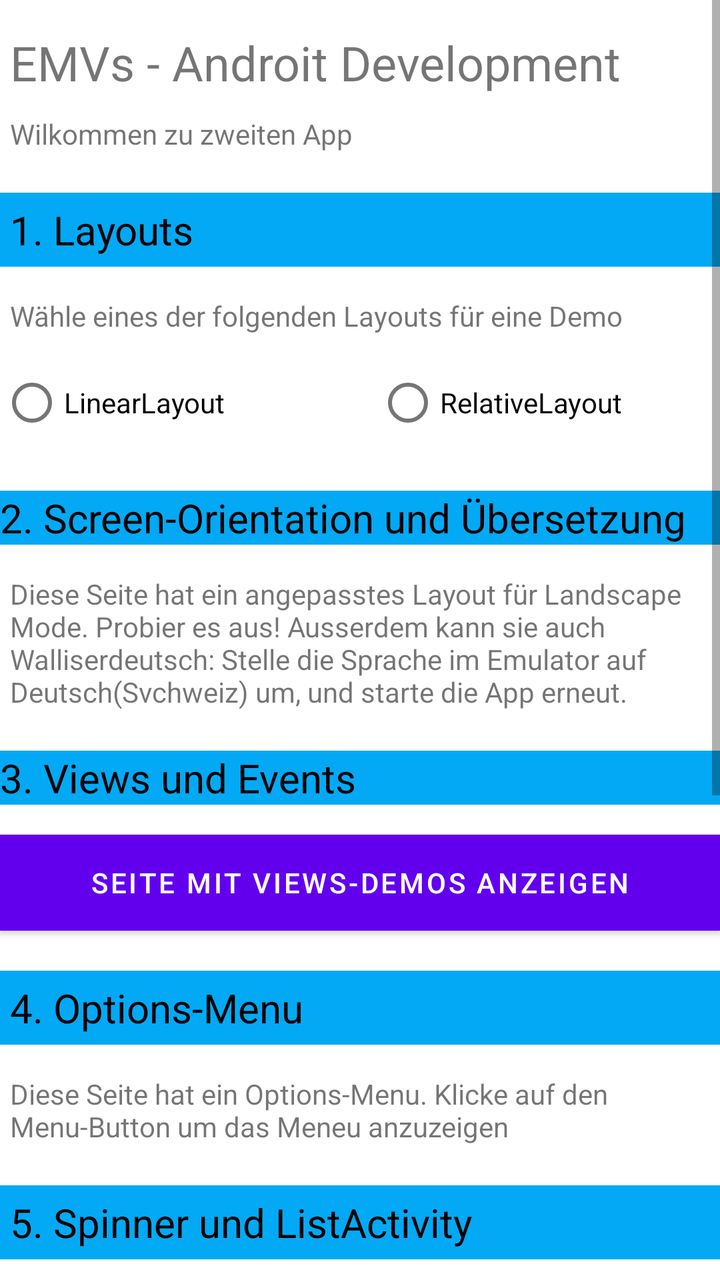
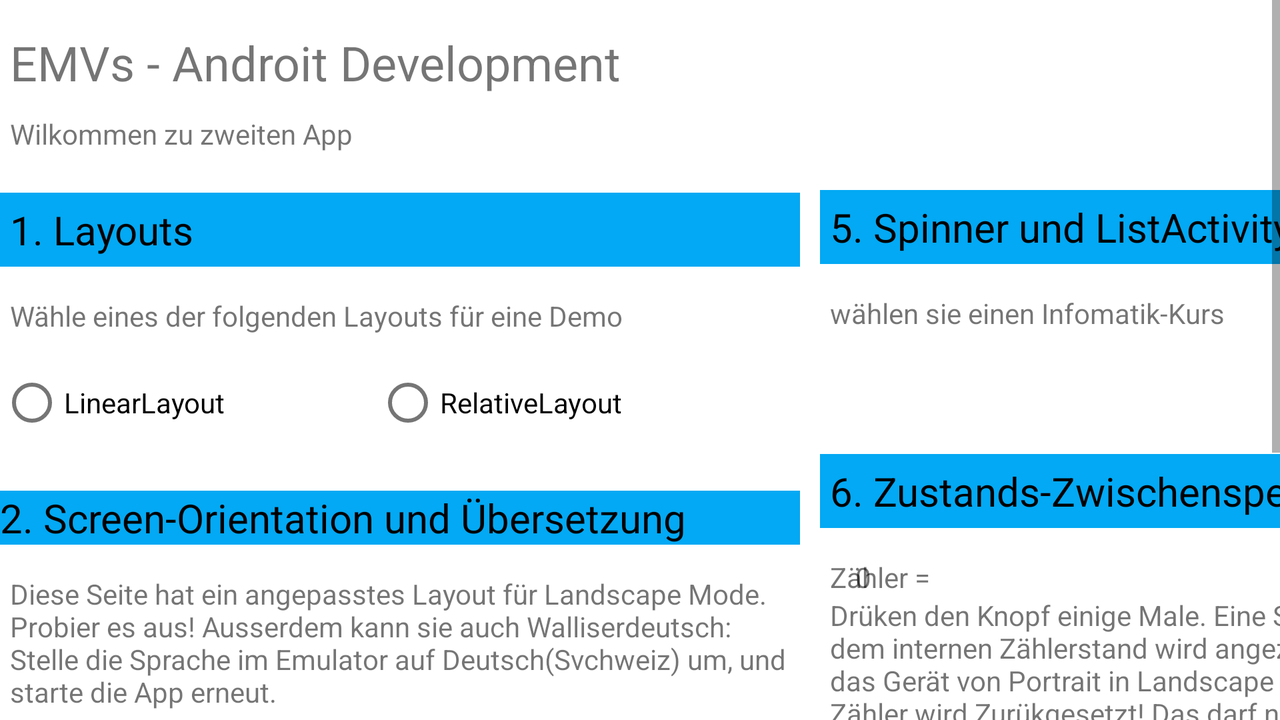

An Android layout and its configuration variant, each rendered on a device that would load it. The default file and the variant file are quoted in full after the pictures.
<!-- AndroidManifest.xml: application theme Theme.UIDemo -->
<!-- res/layout/layout_demo_activity.xml -->
<?xml version="1.0" encoding="utf-8"?>
<androidx.constraintlayout.widget.ConstraintLayout xmlns:android="http://schemas.android.com/apk/res/android"
    xmlns:app="http://schemas.android.com/apk/res-auto"
    xmlns:tools="http://schemas.android.com/tools"
    android:layout_width="match_parent"
    android:layout_height="match_parent"
    tools:context=".MainActivity">

    <ScrollView
        android:layout_width="match_parent"
        android:layout_height="match_parent">

        <LinearLayout
            android:layout_width="match_parent"
            android:layout_height="wrap_content"
            android:orientation="vertical">

            <TextView
                android:id="@+id/textView"
                android:layout_width="match_parent"
                android:layout_height="wrap_content"
                android:layout_marginStart="5sp"
                android:layout_marginLeft="15sp"
                android:layout_marginTop="15sp"
                android:layout_marginEnd="15sp"
                android:layout_marginRight="15sp"
                android:layout_marginBottom="10sp"
                android:text="@string/emvs_android_development"
                android:textSize="24sp" />

            <TextView
                android:id="@+id/textView2"
                android:layout_width="match_parent"
                android:layout_height="wrap_content"
                android:layout_marginStart="5sp"
                android:text="@string/wilkommen_zu_zweiten_app" />

            <TextView
                android:id="@+id/textView4"
                android:layout_width="match_parent"
                android:layout_height="wrap_content"
                android:layout_marginTop="20sp"
                android:layout_marginBottom="15sp"
                android:background="#03A9F4"
                android:padding="5sp"
                android:text="@string/_1_layouts"
                android:textColor="#000000"
                android:textSize="20sp" />

            <TextView
                android:id="@+id/textView5"
                android:layout_width="match_parent"
                android:layout_height="wrap_content"
                android:layout_marginStart="5sp"
                android:text="@string/w_hle_eines_der_folgenden_layouts_f_r_eine_demo" />

            <RadioGroup
                android:id="@+id/radianStyle"
                android:layout_width="match_parent"
                android:layout_height="match_parent"
                android:layout_marginTop="10sp"
                android:orientation="horizontal">

                <RadioButton
                    android:id="@+id/radioButtonLinearLayout"
                    android:layout_width="188dp"
                    android:layout_height="wrap_content"
                    android:text="@string/linearlayout" />

                <RadioButton
                    android:id="@+id/radioButtonRelativeLayout"
                    android:layout_width="191dp"
                    android:layout_height="wrap_content"
                    android:layout_weight="1"
                    android:text="@string/relativelayout" />

            </RadioGroup>

            <TextView
                android:id="@+id/textView6"
                android:layout_width="match_parent"
                android:layout_height="wrap_content"
                android:layout_marginTop="20sp"
                android:layout_marginBottom="15sp"
                android:layout_weight="1"
                android:background="#03A9F4"
                android:text="@string/_2_screen_orientation_und_bersetzung"
                android:textColor="#000000"
                android:textSize="20sp" />

            <TextView
                android:id="@+id/textView7"
                android:layout_width="match_parent"
                android:layout_height="wrap_content"
                android:layout_marginStart="5sp"
                android:text="@string/diese_seite_hat_ein_angepasstes_layout_f_r_landscape_mode_probier_es_aus_ausserdem_kann_sie_auch_walliserdeutsch_stelle_die_sprache_im_emulator_auf_deutsch_svchweiz_um_und_starte_die_app_erneut" />

            <TextView
                android:id="@+id/textView8"
                android:layout_width="match_parent"
                android:layout_height="wrap_content"
                android:layout_marginTop="20sp"
                android:layout_marginBottom="15sp"
                android:layout_weight="1"
                android:background="#03A9F4"
                android:text="@string/_3_views_und_events"
                android:textColor="#000000"
                android:textSize="20sp" />

            <Button
                android:id="@+id/button"
                android:layout_width="match_parent"
                android:layout_height="wrap_content"
                android:background="#9C27B0"
                android:text="@string/seite_mit_views_demos_anzeigen" />

            <TextView
                android:id="@+id/textView9"
                android:layout_width="match_parent"
                android:layout_height="wrap_content"
                android:layout_marginTop="20sp"
                android:layout_marginBottom="15sp"
                android:layout_weight="1"
                android:background="#03A9F4"
                android:padding="5sp"
                android:text="@string/_4_options_menu"
                android:textColor="#000000"
                android:textSize="20sp" />

            <TextView
                android:id="@+id/textView10"
                android:layout_width="match_parent"
                android:layout_height="wrap_content"
                android:layout_marginStart="5sp"
                android:text="@string/diese_seite_hat_ein_options_menu_klicke_auf_den_menu_button_um_das_meneu_anzuzeigen" />

            <TextView
                android:id="@+id/textView3"
                android:layout_width="match_parent"
                android:layout_height="wrap_content"
                android:layout_marginTop="20sp"
                android:layout_marginBottom="15sp"
                android:layout_weight="1"
                android:background="#03A9F4"
                android:padding="5sp"
                android:text="@string/_5_spinner_und_listactivity"
                android:textColor="#000000"
                android:textSize="20sp" />

            <TextView
                android:id="@+id/textView11"
                android:layout_width="match_parent"
                android:layout_height="wrap_content"
                android:layout_marginStart="5sp"
                android:text="@string/w_hlen_sie_einen_infomatik_kurs" />

            <Spinner
                android:id="@+id/spinner"
                android:layout_width="match_parent"
                android:layout_height="41dp"
                android:spinnerMode="dropdown" />

            <TextView
                android:id="@+id/textView12"
                android:layout_width="match_parent"
                android:layout_height="wrap_content"
                android:layout_marginTop="20sp"
                android:layout_marginBottom="15sp"
                android:layout_weight="1"
                android:background="#03A9F4"
                android:padding="5sp"
                android:text="@string/_6_zustands_zwischenspeicherung"
                android:textColor="#000000"
                android:textSize="20sp" />

            <LinearLayout
                android:layout_width="match_parent"
                android:layout_height="match_parent"
                android:orientation="horizontal">

                <TextView
                    android:id="@+id/textView14"
                    android:layout_width="5dp"
                    android:layout_height="wrap_content"
                    android:layout_marginStart="5sp"
                    android:layout_marginEnd="-300sp"
                    android:layout_weight="1"
                    android:text="@string/z_hler" />

                <TextView
                    android:id="@+id/textView15"
                    android:layout_width="0dp"
                    android:layout_height="wrap_content"
                    android:layout_marginStart="5sp"
                    android:layout_weight="1"
                    android:text="@string/_0" />

            </LinearLayout>

            <TextView
                android:id="@+id/textView16"
                android:layout_width="match_parent"
                android:layout_height="71dp"
                android:layout_marginStart="5sp"
                android:layout_weight="1"
                android:text="@string/dr_ken_den_knopf_einige_male_eine_snackbar_mit_dem_internen_z_hlerstand_wird_angezeigt_drehe_das_ger_t_von_portrait_in_landscape_modus_der_z_hler_wird_zur_kgesetzt_das_darf_nicht_sein" />

            <Button
                android:id="@+id/button3"
                android:layout_width="match_parent"
                android:layout_height="wrap_content"
                android:background="#9C27B0"
                android:text="@string/internen_zustand_hochz_hlen" />

            <TextView
                android:id="@+id/textView17"
                android:layout_width="match_parent"
                android:layout_height="wrap_content"
                android:layout_marginTop="20sp"
                android:layout_marginBottom="15sp"
                android:layout_weight="1"
                android:background="#03A9F4"
                android:padding="5sp"
                android:text="@string/_7_dialoge_und_noifications"
                android:textColor="#000000"
                android:textSize="20sp" />

            <TextView
                android:id="@+id/textView18"
                android:layout_width="match_parent"
                android:layout_height="wrap_content"
                android:layout_marginStart="5sp"
                android:layout_weight="1"
                android:text="@string/w_hle_ein_beispiel" />

            <Spinner
                android:id="@+id/spinner2"
                android:layout_width="match_parent"
                android:layout_height="wrap_content"
                android:spinnerMode="dialog" />

        </LinearLayout>
    </ScrollView>

</androidx.constraintlayout.widget.ConstraintLayout>
<!-- resources referenced by this layout -->
<resources>
  <string name="_0">0</string>
  <string name="_1_layouts">1. Layouts</string>
  <string name="_2_screen_orientation_und_bersetzung">2. Screen-Orientation und Übersetzung</string>
  <string name="_3_views_und_events">3. Views und Events</string>
  <string name="_4_options_menu">4. Options-Menu</string>
  <string name="_5_spinner_und_listactivity">5. Spinner und ListActivity</string>
  <string name="_6_zustands_zwischenspeicherung">6. Zustands-Zwischenspeicherung</string>
  <string name="_7_dialoge_und_noifications">7. Dialoge und Notifications</string>
  <string name="diese_seite_hat_ein_angepasstes_layout_f_r_landscape_mode_probier_es_aus_ausserdem_kann_sie_auch_walliserdeutsch_stelle_die_sprache_im_emulator_auf_deutsch_svchweiz_um_und_starte_die_app_erneut">Diese Seite hat ein angepasstes Layout für Landscape Mode. Probier es aus! Ausserdem kann sie auch Walliserdeutsch: Stelle die Sprache im Emulator auf Deutsch(Svchweiz) um, und starte die App erneut.</string>
  <string name="diese_seite_hat_ein_options_menu_klicke_auf_den_menu_button_um_das_meneu_anzuzeigen">Diese Seite hat ein Options-Menu. Klicke auf den Menu-Button um das Meneu anzuzeigen</string>
  <string name="dr_ken_den_knopf_einige_male_eine_snackbar_mit_dem_internen_z_hlerstand_wird_angezeigt_drehe_das_ger_t_von_portrait_in_landscape_modus_der_z_hler_wird_zur_kgesetzt_das_darf_nicht_sein">Drüken den Knopf einige Male. Eine Snackbar mit dem internen Zählerstand wird angezeigt, Drehe das Gerät von Portrait in Landscape Modus. Der Zähler wird Zurükgesetzt! Das darf nicht sein...</string>
  <string name="emvs_android_development">EMVs - Androit Development</string>
  <string name="internen_zustand_hochz_hlen">INTERNEN ZUSTAND HOCHZÄHLEN</string>
  <string name="linearlayout">LinearLayout</string>
  <string name="relativelayout">RelativeLayout</string>
  <string name="seite_mit_views_demos_anzeigen">SEITE MIT VIEWS-DEMOS ANZEIGEN</string>
  <string name="w_hle_ein_beispiel">Wähle ein Beispiel</string>
  <string name="w_hle_eines_der_folgenden_layouts_f_r_eine_demo">Wähle eines der folgenden Layouts für eine Demo</string>
  <string name="w_hlen_sie_einen_infomatik_kurs">wählen sie einen Infomatik-Kurs</string>
  <string name="wilkommen_zu_zweiten_app">Wilkommen zu zweiten App</string>
  <string name="z_hler">Zähler =</string>
  <style name="Theme.UIDemo" parent="Theme.MaterialComponents.DayNight.DarkActionBar">
          
          <item name="colorPrimary">@color/purple_500</item>
          <item name="colorPrimaryVariant">@color/purple_700</item>
          <item name="colorOnPrimary">@color/white</item>
          
          <item name="colorSecondary">@color/teal_200</item>
          <item name="colorSecondaryVariant">@color/teal_700</item>
          <item name="colorOnSecondary">@color/black</item>
          
          <item name="android:statusBarColor" tools:targetApi="l">?attr/colorPrimaryVariant</item>
          
      </style>
</resources>
<!-- res/layout-land/layout_demo_activity.xml (the repository's variant of the layout above) -->
<!-- drawn on the phone turned sideways -->
<?xml version="1.0" encoding="utf-8"?>
<androidx.constraintlayout.widget.ConstraintLayout xmlns:android="http://schemas.android.com/apk/res/android"
    xmlns:app="http://schemas.android.com/apk/res-auto"
    xmlns:tools="http://schemas.android.com/tools"
    android:layout_width="match_parent"
    android:layout_height="match_parent"
    tools:context=".MainActivity">

    <ScrollView
        android:layout_width="match_parent"
        android:layout_height="match_parent"
        app:layout_constraintBottom_toBottomOf="parent"
        app:layout_constraintEnd_toEndOf="parent"
        app:layout_constraintStart_toStartOf="parent"
        app:layout_constraintTop_toTopOf="parent">

        <LinearLayout
            android:layout_width="match_parent"
            android:layout_height="wrap_content"
            android:orientation="vertical">

            <TextView
                android:id="@+id/textView"
                android:layout_width="match_parent"
                android:layout_height="wrap_content"
                android:layout_marginStart="5sp"
                android:layout_marginLeft="15sp"
                android:layout_marginTop="15sp"
                android:layout_marginEnd="15sp"
                android:layout_marginRight="15sp"
                android:layout_marginBottom="10sp"
                android:text="@string/emvs_android_development"
                android:textSize="24sp" />

            <TextView
                android:id="@+id/textView2"
                android:layout_width="match_parent"
                android:layout_height="wrap_content"
                android:layout_marginStart="5sp"
                android:text="@string/wilkommen_zu_zweiten_app" />

            <LinearLayout
                android:layout_width="400dp"
                android:layout_height="match_parent"
                android:layout_marginEnd="400dp"
                android:orientation="vertical">

                <TextView
                    android:id="@+id/textView4"
                    android:layout_width="match_parent"
                    android:layout_height="wrap_content"
                    android:layout_marginTop="20sp"
                    android:layout_marginBottom="15sp"
                    android:background="#03A9F4"
                    android:padding="5sp"
                    android:text="@string/_1_layouts"
                    android:textColor="#000000"
                    android:textSize="20sp" />

                <TextView
                    android:id="@+id/textView5"
                    android:layout_width="match_parent"
                    android:layout_height="wrap_content"
                    android:layout_marginStart="5sp"
                    android:text="@string/w_hle_eines_der_folgenden_layouts_f_r_eine_demo" />

                <RadioGroup
                    android:id="@+id/radianStyle"
                    android:layout_width="match_parent"
                    android:layout_height="match_parent"
                    android:layout_marginTop="10sp"
                    android:orientation="horizontal">

                    <RadioButton
                        android:id="@+id/radioButtonLinearLayout"
                        android:layout_width="188dp"
                        android:layout_height="wrap_content"
                        android:text="@string/linearlayout" />

                    <RadioButton
                        android:id="@+id/radioButtonRelativeLayout"
                        android:layout_width="191dp"
                        android:layout_height="wrap_content"
                        android:layout_weight="1"
                        android:text="@string/relativelayout" />

                </RadioGroup>

                <TextView
                    android:id="@+id/textView6"
                    android:layout_width="match_parent"
                    android:layout_height="wrap_content"
                    android:layout_marginTop="20sp"
                    android:layout_marginBottom="15sp"
                    android:layout_weight="1"
                    android:background="#03A9F4"
                    android:text="@string/_2_screen_orientation_und_bersetzung"
                    android:textColor="#000000"
                    android:textSize="20sp" />

                <TextView
                    android:id="@+id/textView7"
                    android:layout_width="match_parent"
                    android:layout_height="wrap_content"
                    android:layout_marginStart="5sp"
                    android:text="@string/diese_seite_hat_ein_angepasstes_layout_f_r_landscape_mode_probier_es_aus_ausserdem_kann_sie_auch_walliserdeutsch_stelle_die_sprache_im_emulator_auf_deutsch_svchweiz_um_und_starte_die_app_erneut" />

                <TextView
                    android:id="@+id/textView8"
                    android:layout_width="match_parent"
                    android:layout_height="wrap_content"
                    android:layout_marginTop="20sp"
                    android:layout_marginBottom="15sp"
                    android:layout_weight="1"
                    android:background="#03A9F4"
                    android:text="@string/_3_views_und_events"
                    android:textColor="#000000"
                    android:textSize="20sp" />

                <Button
                    android:id="@+id/button"
                    android:layout_width="match_parent"
                    android:layout_height="wrap_content"
                    android:background="#9C27B0"
                    android:text="@string/seite_mit_views_demos_anzeigen" />

                <TextView
                    android:id="@+id/textView9"
                    android:layout_width="match_parent"
                    android:layout_height="wrap_content"
                    android:layout_marginTop="20sp"
                    android:layout_marginBottom="15sp"
                    android:layout_weight="1"
                    android:background="#03A9F4"
                    android:padding="5sp"
                    android:text="@string/_4_options_menu"
                    android:textColor="#000000"
                    android:textSize="20sp" />

                <TextView
                    android:id="@+id/textView10"
                    android:layout_width="match_parent"
                    android:layout_height="wrap_content"
                    android:layout_marginStart="5sp"
                    android:text="@string/diese_seite_hat_ein_options_menu_klicke_auf_den_menu_button_um_das_meneu_anzuzeigen" />

            </LinearLayout>

            <LinearLayout
                android:layout_width="320dp"
                android:layout_height="match_parent"
                android:layout_marginLeft="410dp"
                android:layout_marginTop="-498dp"
                android:orientation="vertical">

                <TextView
                    android:id="@+id/textView3"
                    android:layout_width="match_parent"
                    android:layout_height="wrap_content"
                    android:layout_marginTop="20sp"
                    android:layout_marginBottom="15sp"
                    android:layout_weight="1"
                    android:background="#03A9F4"
                    android:padding="5sp"
                    android:text="@string/_5_spinner_und_listactivity"
                    android:textColor="#000000"
                    android:textSize="20sp" />

                <TextView
                    android:id="@+id/textView11"
                    android:layout_width="match_parent"
                    android:layout_height="wrap_content"
                    android:layout_marginStart="5sp"
                    android:text="@string/w_hlen_sie_einen_infomatik_kurs" />

                <Spinner
                    android:id="@+id/spinner"
                    android:layout_width="match_parent"
                    android:layout_height="41dp"
                    android:spinnerMode="dropdown"
                    tools:ignore="SpeakableTextPresentCheck,TouchTargetSizeCheck" />

                <TextView
                    android:id="@+id/textView12"
                    android:layout_width="match_parent"
                    android:layout_height="wrap_content"
                    android:layout_marginTop="20sp"
                    android:layout_marginBottom="15sp"
                    android:layout_weight="1"
                    android:background="#03A9F4"
                    android:padding="5sp"
                    android:text="@string/_6_zustands_zwischenspeicherung"
                    android:textColor="#000000"
                    android:textSize="20sp" />

                <LinearLayout
                    android:layout_width="match_parent"
                    android:layout_height="match_parent"
                    android:orientation="horizontal">

                    <TextView
                        android:id="@+id/textView14"
                        android:layout_width="5dp"
                        android:layout_height="wrap_content"
                        android:layout_marginStart="5sp"
                        android:layout_marginEnd="-300sp"
                        android:layout_weight="1"
                        android:text="@string/z_hler" />

                    <TextView
                        android:id="@+id/textView15"
                        android:layout_width="0dp"
                        android:layout_height="wrap_content"
                        android:layout_marginStart="5sp"
                        android:layout_weight="1"
                        android:text="@string/_0" />

                </LinearLayout>

                <TextView
                    android:id="@+id/textView16"
                    android:layout_width="match_parent"
                    android:layout_height="71dp"
                    android:layout_marginStart="5sp"
                    android:layout_weight="1"
                    android:text="@string/dr_ken_den_knopf_einige_male_eine_snackbar_mit_dem_internen_z_hlerstand_wird_angezeigt_drehe_das_ger_t_von_portrait_in_landscape_modus_der_z_hler_wird_zur_kgesetzt_das_darf_nicht_sein" />

                <Button
                    android:id="@+id/button3"
                    android:layout_width="match_parent"
                    android:layout_height="wrap_content"
                    android:background="#9C27B0"
                    android:text="@string/internen_zustand_hochz_hlen" />

                <TextView
                    android:id="@+id/textView17"
                    android:layout_width="match_parent"
                    android:layout_height="wrap_content"
                    android:layout_marginTop="20sp"
                    android:layout_marginBottom="15sp"
                    android:layout_weight="1"
                    android:background="#03A9F4"
                    android:padding="5sp"
                    android:text="@string/_7_dialoge_und_noifications"
                    android:textColor="#000000"
                    android:textSize="20sp" />

                <TextView
                    android:id="@+id/textView18"
                    android:layout_width="match_parent"
                    android:layout_height="wrap_content"
                    android:layout_marginStart="5sp"
                    android:layout_weight="1"
                    android:text="@string/w_hle_ein_beispiel" />

                <Spinner
                    android:id="@+id/spinner2"
                    android:layout_width="match_parent"
                    android:layout_height="wrap_content"
                    android:spinnerMode="dialog" />

            </LinearLayout>

        </LinearLayout>
    </ScrollView>

</androidx.constraintlayout.widget.ConstraintLayout>
